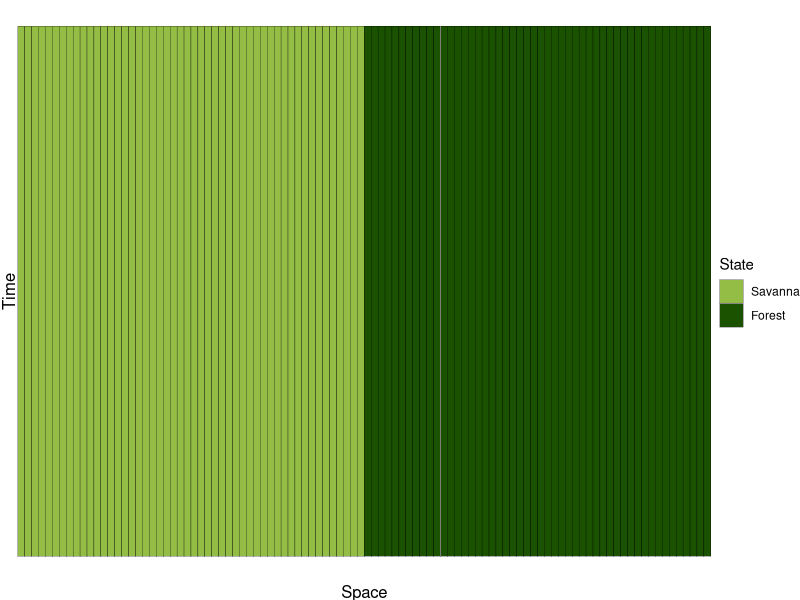
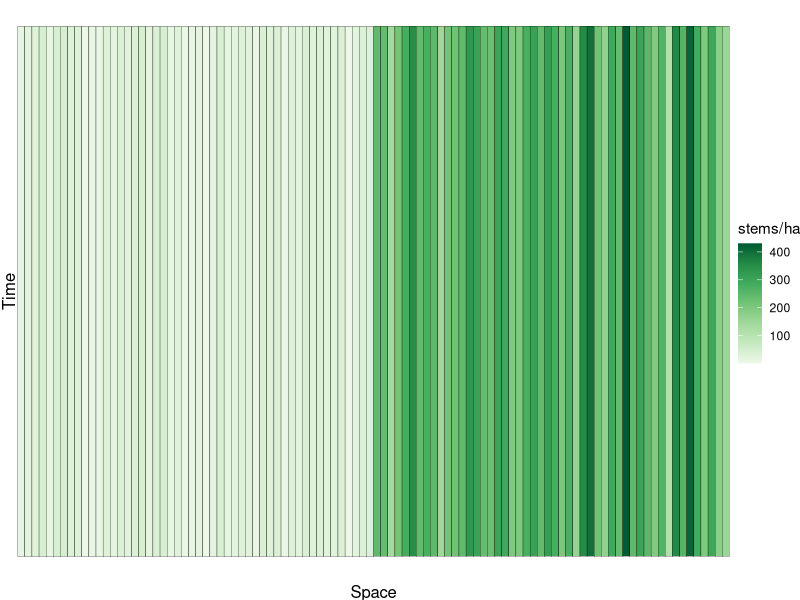
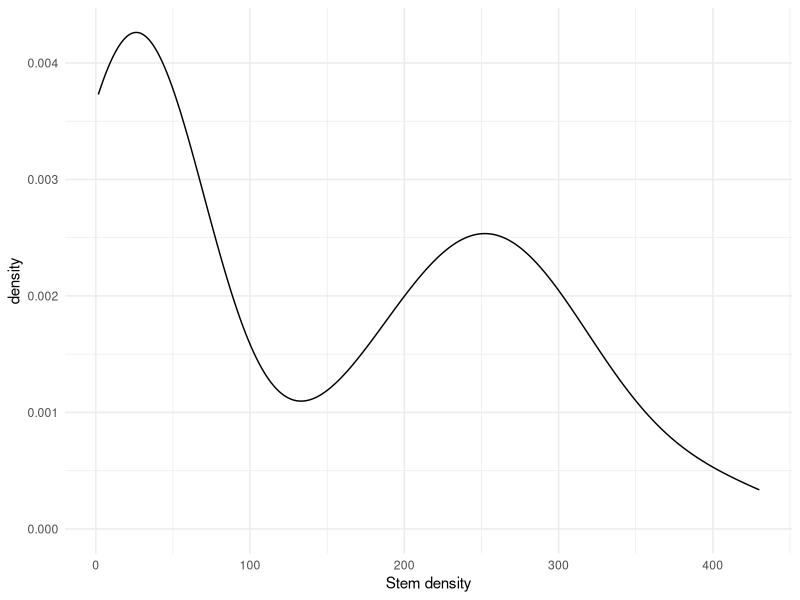
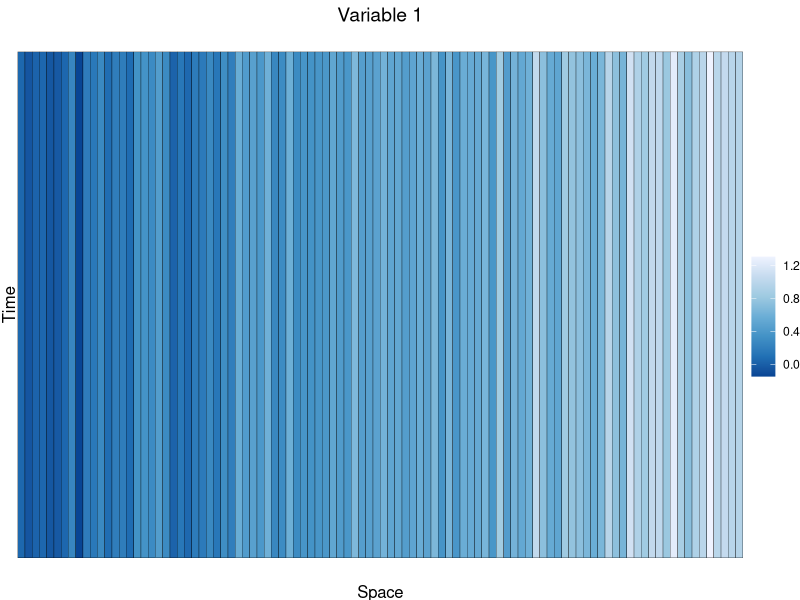
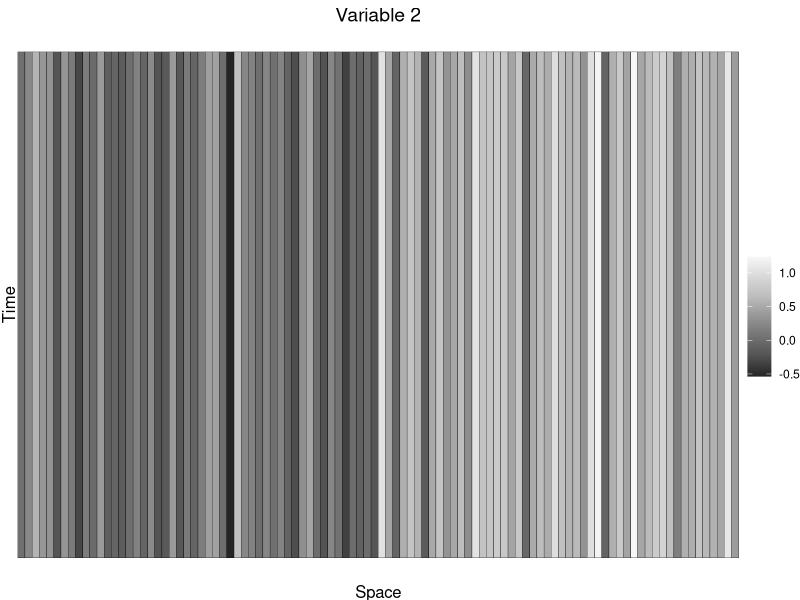
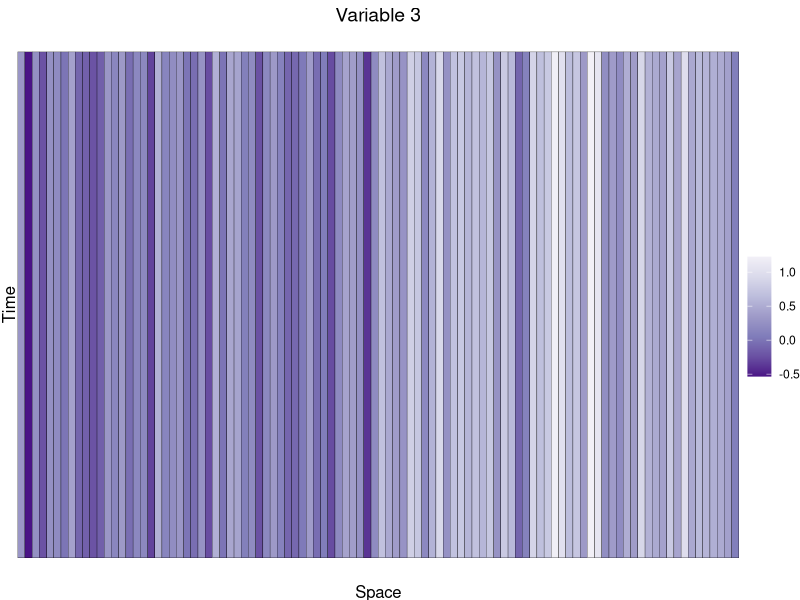
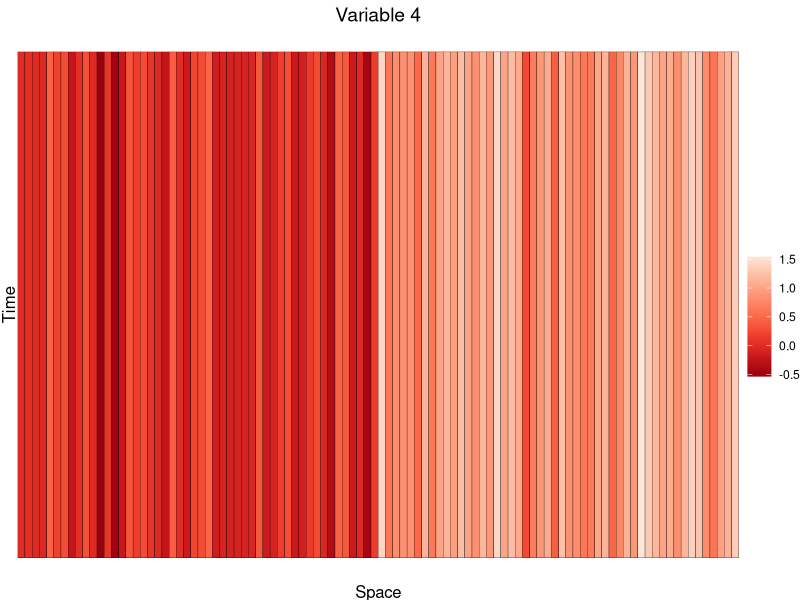
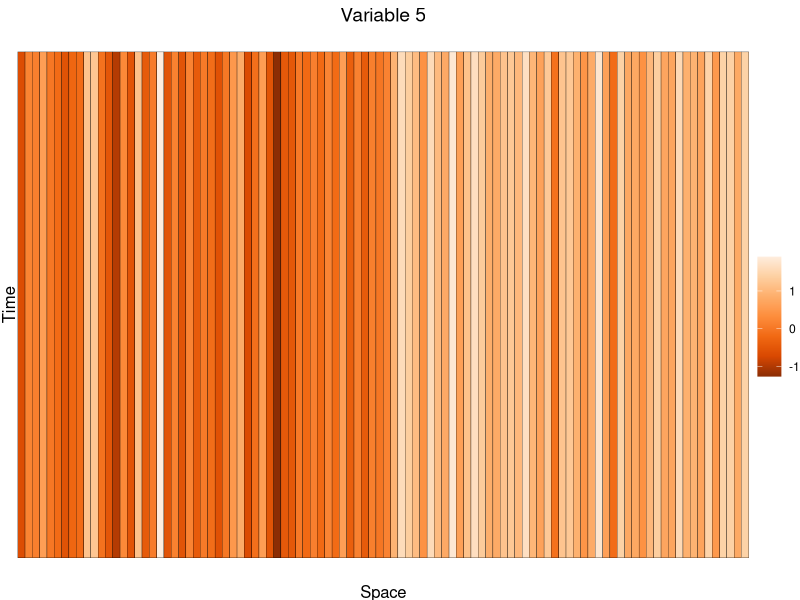

Here is the R script that generated these plots, in order: (Note: this script raises an error after producing the figures.)
#### Simulation 6
#### Initial stem density is explained by initial environmental
#### conditions, in addition to ecosystem staet
#### Environment change influences change in ecosystem state

rm(list = ls())

# Number of locations in 1D space
nloc <- 100
# Number of time steps
ntime <- 150

# Set seed for generating initial conditions
set.seed(1)

#### 1. Define ecosystem initial conditions ####

# Create 0s and 1s defining ecosystem state along left-right axis
binary_response <- c(rep(0, times = nloc/2),
                     rep(1, times = nloc/2))

# Plot to show initial state distribution
ggplot2::ggplot() +
  ggplot2::geom_tile(ggplot2::aes(x = factor(1:nloc),
                                  y = 1,
                                  fill = factor(binary_response)),
                     color = 'black') +
  ggplot2::scale_fill_manual(limits = factor(c(0, 1)),
                             values = c('#94bd46', '#1a5200'),
                             name = 'State',
                             labels = c('Savanna', 'Forest')) +
  ggplot2::xlab('Space') + ggplot2::ylab('Time') +
  ggplot2::theme_void() +
  ggplot2::theme(axis.title = ggplot2::element_text(size = 12),
                 axis.title.y = ggplot2::element_text(angle = 90))

#### 2. Define initial stem density ####

# Generate continuous respones variable (stem density)
# from ecosystem state
cont_response <- c(runif(n = nloc/2, min = 1, max = 47),
                   rnorm(n = nloc/2, mean = 250, sd = 75))

# Plot initial stem density
ggplot2::ggplot() +
  ggplot2::geom_tile(ggplot2::aes(x = factor(1:nloc),
                                  y = 1,
                                  fill = cont_response),
                     color = 'black') +
  ggplot2::scale_fill_distiller(name = 'stems/ha',
                                palette = 'Greens',
                                direction = 1) +
  ggplot2::xlab('Space') + ggplot2::ylab('Time') +
  ggplot2::theme_void() +
  ggplot2::theme(axis.title = ggplot2::element_text(size = 12),
                 axis.title.y = ggplot2::element_text(angle = 90))

# Density plot showing bimodality
ggplot2::ggplot() +
  ggplot2::geom_density(ggplot2::aes(x = cont_response)) +
  ggplot2::xlab('Stem density') +
  ggplot2::theme_minimal()

#### 3. Define environmental conditions ####

# This includes the same gradients describing the ecosystem
## state transition in Simulation 1
## but also includes environmental variables correlated
## with stem density in the first time period
## This is the same as Simulation 2

# Gradient from 0 to 1 representing smooth left-right gradient
base_var <- seq(from = 0, to = 1, length.out = nloc)

# Add a small amount of random noise
var1 <- base_var + rnorm(n = length(base_var),
                         mean = 0,
                         sd = 0.15)

# Variable correlated with stem density
base_var2 <- scales::rescale(cont_response, to = c(0, 1))

# Add a small amount of random noise
var2 <- base_var2 + rnorm(n = length(base_var),
                          mean = 0,
                          sd = 0.25)
var3 <- base_var2 + rnorm(n = length(base_var),
                          mean = 0,
                          sd = 0.25)

# Variables with more stark change between locations of
# initial ecosystem states
base_var3 <- c(rep(0, times = nloc/2),
               rep(1, times = nloc/2))

# Add random noise
var4 <- base_var3 + rnorm(n = length(base_var),
                          mean = 0,
                          sd = 0.25)
var5 <- base_var3 + rnorm(n = length(base_var),
                          mean = 0,
                          sd = 0.5)

## Plot initial values

# Variable 1
ggplot2::ggplot() +
  ggplot2::geom_tile(ggplot2::aes(x = factor(1:nloc),
                                  y = 1,
                                  fill = var1),
                     color = 'black') +
  ggplot2::xlab('Space') + ggplot2::ylab('Time') +
  ggplot2::ggtitle('Variable 1') +
  ggplot2::scale_fill_distiller(name = '',
                                palette = 'Blues') +
  ggplot2::theme_void() +
  ggplot2::theme(axis.title = ggplot2::element_text(size = 12),
                 axis.title.y = ggplot2::element_text(angle = 90),
                 plot.title = ggplot2::element_text(size = 14, hjust = 0.5))

# Variable 2
ggplot2::ggplot() +
  ggplot2::geom_tile(ggplot2::aes(x = factor(1:nloc),
                                  y = 1,
                                  fill = var2),
                     color = 'black') +
  ggplot2::xlab('Space') + ggplot2::ylab('Time') +
  ggplot2::ggtitle('Variable 2') +
  ggplot2::scale_fill_distiller(name = '',
                                palette = 'Greys') +
  ggplot2::theme_void() +
  ggplot2::theme(axis.title = ggplot2::element_text(size = 12),
                 axis.title.y = ggplot2::element_text(angle = 90),
                 plot.title = ggplot2::element_text(size = 14, hjust = 0.5))

# Variable 3
ggplot2::ggplot() +
  ggplot2::geom_tile(ggplot2::aes(x = factor(1:nloc),
                                  y = 1,
                                  fill = var3),
                     color = 'black') +
  ggplot2::xlab('Space') + ggplot2::ylab('Time') +
  ggplot2::ggtitle('Variable 3') +
  ggplot2::scale_fill_distiller(name = '',
                                palette = 'Purples') +
  ggplot2::theme_void() +
  ggplot2::theme(axis.title = ggplot2::element_text(size = 12),
                 axis.title.y = ggplot2::element_text(angle = 90),
                 plot.title = ggplot2::element_text(size = 14, hjust = 0.5))

# Variable 4
ggplot2::ggplot() +
  ggplot2::geom_tile(ggplot2::aes(x = factor(1:nloc),
                                  y = 1,
                                  fill = var4),
                     color = 'black') +
  ggplot2::xlab('Space') + ggplot2::ylab('Time') +
  ggplot2::ggtitle('Variable 4') +
  ggplot2::scale_fill_distiller(name = '',
                                palette = 'Reds') +
  ggplot2::theme_void() +
  ggplot2::theme(axis.title = ggplot2::element_text(size = 12),
                 axis.title.y = ggplot2::element_text(angle = 90),
                 plot.title = ggplot2::element_text(size = 14, hjust = 0.5))

# Variable 5
ggplot2::ggplot() +
  ggplot2::geom_tile(ggplot2::aes(x = factor(1:nloc),
                                  y = 1,
                                  fill = var5),
                     color = 'black') +
  ggplot2::xlab('Space') + ggplot2::ylab('Time') +
  ggplot2::ggtitle('Variable 5') +
  ggplot2::scale_fill_distiller(name = '',
                                palette = 'Oranges') +
  ggplot2::theme_void() +
  ggplot2::theme(axis.title = ggplot2::element_text(size = 12),
                 axis.title.y = ggplot2::element_text(angle = 90),
                 plot.title = ggplot2::element_text(size = 14, hjust = 0.5))

#### 4. Define relationship between environment and ecosystem ####
## I define the relationship in two steps: one for
## ecosystem state and one for stem density within the forest

## The first part is equivalent to ecosystem state prediction
## in Simulation 5

# Fit "true" relationship between the binary response
# variable and the environment
# Assuming here that only variables 1 and 5 matter
true_rel_bin <- glm(factor(binary_response) ~ var1 + var5,
                    family = 'binomial')

# Define true betas for binary response
# vars 1 & 5 are the estimates from the fitted model
# var 2-4 are 0
true_beta_bin <- unname(c(true_rel_bin$coefficients[1], # intercept
                          true_rel_bin$coefficient[2], # variable 1
                          0, 0, 0, # variables 2-4
                          true_rel_bin$coefficients[3])) # variable 5

# Subset only forest and only savanna stem density cells
only_sav <- cont_response[1:(nloc/2)]
only_for <- cont_response[(nloc/2+1):nloc]

# Fit "true" relationship between environment and
# the continuous response variable
true_rel_cont_sav <- lm(only_sav ~ var2[1:(nloc/2)])
true_rel_cont_for <- lm(only_for ~ var2[(nloc/2+1):nloc])

# Define true betas for continuous response
# var 2 is the estimate from the model
# vars 1 and 3-5 are 0
true_beta_cont_sav <- unname(c(true_rel_cont_sav$coefficients[1], # intercept
                               0, # variable 1
                               true_rel_cont_sav$coefficients[2], # variable 2
                               0, 0, 0)) # variables 3-5
true_beta_cont_for <- unname(c(true_rel_cont_for$coefficients[1], # intercept
                               0, # variable 1
                               true_rel_cont_for$coefficients[2], # variable 2
                               0, 0, 0)) # variables 3-5

#### 5. Process evolution ####

# Initialize matrices
sim_binary <- matrix(, nrow = ntime,
                     ncol = nloc)
sim_binary[1,] <- binary_response

sim_cont <- matrix(, nrow = ntime,
                   ncol = nloc)
sim_cont[1,] <- cont_response

x1_mat <- x2_mat <- x3_mat <- x4_mat <- x5_mat <-
  matrix(, nrow = ntime,
         ncol = nloc)
x1_mat[1,] <- var1
x2_mat[1,] <- var2
x3_mat[1,] <- var3
x4_mat[1,] <- var4
x5_mat[1,] <- var5

# Set seed again
set.seed(1)

# Loop over each row (time step) after initial conditions
for(i in 2:nrow(sim_binary)){
  # Loop over each column (location)
  for(j in 1:ncol(sim_binary)){
    #### Environmental change
    
    # Increasing pattern for variables 1 and 5
    x1_mat[i,j] <- x1_mat[i-1,j] + rnorm(n = 1,
                                         mean = 0.003,
                                         sd = 0.01)
    x5_mat[i,j] <- x5_mat[i-1,j] + rnorm(n = 1,
                                         mean = 0.003,
                                         sd = 0.01)
    
    # Random change for variables 2 and 3
    x2_mat[i,j] <- x2_mat[i-1,j] + rnorm(n = 1,
                                         mean = 0,
                                         sd = 0.01)
    x3_mat[i,j] <- x3_mat[i-1,j] + rnorm(n = 1,
                                         mean = 0,
                                         sd = 0.02)
    
    # No change in variable 4
    x4_mat[i,j] <- x4_mat[i-1,j]
    
    #### Dependent change in ecosystem state
    
    # Previous ecosystem state
    prev <- sim_binary[i-1,j]
    
    # Ecosystem state is a function of the environment
    # Predicted based on fitted coefficients
    curr <- round(plogis(true_beta_bin[1] +
                           true_beta_bin[2] * x1_mat[i,j] +
                           true_beta_bin[3] * x2_mat[i,j] +
                           true_beta_bin[4] * x3_mat[i,j] +
                           true_beta_bin[5] * x4_mat[i,j] +
                           true_beta_bin[6] * x5_mat[i,j]))
    
    ## Change in stem density based on ecosystem state
    ## and environmental conditions
    
    # If the state is savanna, use savanna relationship
    if(curr == 0) curr_density <-
      true_beta_cont_sav[1] +
      true_beta_cont_sav[2] * x1_mat[i,j] +
      true_beta_cont_sav[3] * x2_mat[i,j] +
      true_beta_cont_sav[4] * x3_mat[i,j] +
      true_beta_cont_sav[5] * x4_mat[i,j] +
      true_beta_cont_sav[6] * x5_mat[i,j]
    
    # If the state is forest, use forest relationship
    if(curr == 1) curr_density <-
      true_beta_cont_for[1] +
      true_beta_cont_for[2] * x1_mat[i,j] +
      true_beta_cont_for[3] * x2_mat[i,j] +
      true_beta_cont_for[4] * x3_mat[i,j] +
      true_beta_cont_for[5] * x4_mat[i,j] +
      true_beta_cont_for[6] * x5_mat[i,j]
    
    # Adjustments to ensure that we maintain bimodality
    if(curr == 0 & curr_density > 47) curr_density <- 47
    if(curr == 0 & curr_density < 1) curr_density <- 1
    if(curr == 1 & curr_density < 150) curr_density <- 150
    
    # Update matrices
    sim_binary[i,j] <- curr
    sim_cont[i,j] <- curr_density
  }
}

#### 6. Format & visualize ecosystem state ####

# Melt matrix
sim_binary_df <- reshape2::melt(sim_binary)

# Add column names
colnames(sim_binary_df) <- c('time', 'space', 'value')

# Plot change over time
sim_binary_df |>
  ggplot2::ggplot() +
  ggplot2::geom_tile(ggplot2::aes(x = factor(space),
                                  y = time,
                                  fill = factor(value)),
                     color = 'black') +
  ggplot2::scale_fill_manual(limits = factor(c(0, 1)),
                             values = c('#94bd46', '#1a5200'),
                             name = 'State',
                             labels = c('Savanna', 'Forest')) +
  ggplot2::scale_y_reverse() +
  ggplot2::xlab('Space') + ggplot2::ylab('Time') +
  ggplot2::theme_void() +
  ggplot2::theme(axis.title = ggplot2::element_text(size = 12),
                 axis.title.y = ggplot2::element_text(angle = 90),
                 axis.text.y = ggplot2::element_text(size = 10))

nforest <- length(which(dplyr::filter(sim_binary_df, time == ntime)$value == 1)) / nloc * 100
nsavanna <- 100 - nforest
paste0(nforest, '% forest and ', nsavanna, '% savanna')

#### 7. Format & visualize stem density ####

# Melt matrix
sim_cont_df <- reshape2::melt(sim_cont)

# Add column names
colnames(sim_cont_df) <- c('time', 'space', 'value')

# Plot stem density
sim_cont_df |>
  ggplot2::ggplot() +
  ggplot2::geom_tile(ggplot2::aes(x = factor(space),
                                  y = time,
                                  fill = value),
                     color = 'black') +
  ggplot2::scale_y_reverse() +
  ggplot2::scale_fill_distiller(name = 'stems/ha',
                                palette = 'Greens',
                                direction = 1) +
  ggplot2::xlab('Space') + ggplot2::ylab('Time') +
  ggplot2::theme_void() +
  ggplot2::theme(axis.title = ggplot2::element_text(size = 12),
                 axis.title.y = ggplot2::element_text(angle = 90),
                 axis.text.y = ggplot2::element_text(size = 10))

#### 8. Format & visualize environmental variables ####

# Melt matrices
x1_df <- reshape2::melt(x1_mat)
x2_df <- reshape2::melt(x2_mat)
x3_df <- reshape2::melt(x3_mat)
x4_df <- reshape2::melt(x4_mat)
x5_df <- reshape2::melt(x5_mat)

# Add column names
colnames(x1_df) <- c('time', 'space', 'var1')
colnames(x2_df) <- c('time', 'space', 'var2')
colnames(x3_df) <- c('time', 'space', 'var3')
colnames(x4_df) <- c('time', 'space', 'var4')
colnames(x5_df) <- c('time', 'space', 'var5')

## Plot predictor variables over time

# Variable 1
x1_df |>
  ggplot2::ggplot() +
  ggplot2::geom_tile(ggplot2::aes(x = factor(space),
                                  y = time,
                                  fill = var1),
                     color = 'black') +
  ggplot2::scale_fill_distiller(name = '',
                                palette = 'Blues') +
  ggplot2::scale_y_reverse() +
  ggplot2::xlab('Space') + ggplot2::ylab('Time') +
  ggplot2::ggtitle('Variable 1') +
  ggplot2::theme_void() +
  ggplot2::theme(plot.title = ggplot2::element_text(size = 14, hjust = 0.5),
                 axis.title = ggplot2::element_text(size = 12),
                 axis.title.y = ggplot2::element_text(angle = 90),
                 axis.text.y = ggplot2::element_text(size = 10))

# Variable 2
x2_df |>
  ggplot2::ggplot() +
  ggplot2::geom_tile(ggplot2::aes(x = factor(space),
                                  y = time,
                                  fill = var2),
                     color = 'black') +
  ggplot2::scale_fill_distiller(name = '',
                                palette = 'Greys') +
  ggplot2::scale_y_reverse() +
  ggplot2::xlab('Space') + ggplot2::ylab('Time') +
  ggplot2::ggtitle('Variable 2') +
  ggplot2::theme_void() +
  ggplot2::theme(plot.title = ggplot2::element_text(size = 14, hjust = 0.5),
                 axis.title = ggplot2::element_text(size = 12),
                 axis.title.y = ggplot2::element_text(angle = 90),
                 axis.text.y = ggplot2::element_text(size = 10))

# Variable 3
x3_df |>
  ggplot2::ggplot() +
  ggplot2::geom_tile(ggplot2::aes(x = factor(space),
                                  y = time,
                                  fill = var3),
                     color = 'black') +
  ggplot2::scale_fill_distiller(name = '',
                                palette = 'Purples') +
  ggplot2::scale_y_reverse() +
  ggplot2::xlab('Space') + ggplot2::ylab('Time') +
  ggplot2::ggtitle('Variable 3') +
  ggplot2::theme_void() +
  ggplot2::theme(plot.title = ggplot2::element_text(size = 14, hjust = 0.5),
                 axis.title = ggplot2::element_text(size = 12),
                 axis.title.y = ggplot2::element_text(angle = 90),
                 axis.text.y = ggplot2::element_text(size = 10))

# Variable 4
x4_df |>
  ggplot2::ggplot() +
  ggplot2::geom_tile(ggplot2::aes(x = factor(space),
                                  y = time,
                                  fill = var4),
                     color = 'black') +
  ggplot2::scale_fill_distiller(name = '',
                                palette = 'Reds') +
  ggplot2::scale_y_reverse() +
  ggplot2::xlab('Space') + ggplot2::ylab('Time') +
  ggplot2::ggtitle('Variable 4') +
  ggplot2::theme_void() +
  ggplot2::theme(plot.title = ggplot2::element_text(size = 14, hjust = 0.5),
                 axis.title = ggplot2::element_text(size = 12),
                 axis.title.y = ggplot2::element_text(angle = 90),
                 axis.text.y = ggplot2::element_text(size = 10))

# Variable 5
x5_df |>
  ggplot2::ggplot() +
  ggplot2::geom_tile(ggplot2::aes(x = factor(space),
                                  y = time,
                                  fill = var5),
                     color = 'black') +
  ggplot2::scale_fill_distiller(name = '',
                                palette = 'Oranges') +
  ggplot2::scale_y_reverse() +
  ggplot2::xlab('Space') + ggplot2::ylab('Time') +
  ggplot2::ggtitle('Variable 5') +
  ggplot2::theme_void() +
  ggplot2::theme(plot.title = ggplot2::element_text(size = 14, hjust = 0.5),
                 axis.title = ggplot2::element_text(size = 12),
                 axis.title.y = ggplot2::element_text(angle = 90),
                 axis.text.y = ggplot2::element_text(size = 10))

#### 9. Save ####

# Combine
simulations <- sim_cont_df |>
  dplyr::rename(density = value) |>
  dplyr::full_join(y = x1_df,
                   by = c('time', 'space')) |>
  dplyr::full_join(y = x2_df,
                   by = c('time', 'space')) |>
  dplyr::full_join(y = x3_df,
                   by = c('time', 'space')) |>
  dplyr::full_join(y = x4_df,
                   by = c('time', 'space')) |>
  dplyr::full_join(y = x5_df,
                   by = c('time', 'space'))

# Save
save(simulations,
     file = 'out/simulation/sim6.RData')
